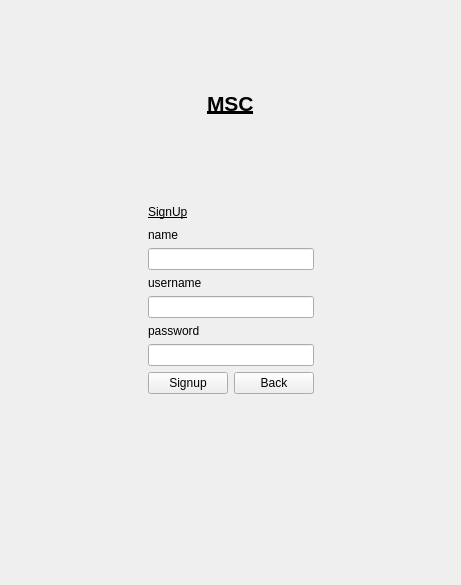
<?xml version="1.0" encoding="UTF-8"?>
<ui version="4.0">
 <class>SignupPage</class>
 <widget class="QWidget" name="SignupPage">
  <property name="geometry">
   <rect>
    <x>0</x>
    <y>0</y>
    <width>461</width>
    <height>585</height>
   </rect>
  </property>
  <property name="windowTitle">
   <string>Form</string>
  </property>
  <layout class="QVBoxLayout" name="verticalLayout_2">
   <item>
    <spacer name="verticalSpacer">
     <property name="orientation">
      <enum>Qt::Orientation::Vertical</enum>
     </property>
     <property name="sizeHint" stdset="0">
      <size>
       <width>20</width>
       <height>61</height>
      </size>
     </property>
    </spacer>
   </item>
   <item>
    <layout class="QHBoxLayout" name="horizontalLayout">
     <item>
      <spacer name="horizontalSpacer">
       <property name="orientation">
        <enum>Qt::Orientation::Horizontal</enum>
       </property>
       <property name="sizeHint" stdset="0">
        <size>
         <width>40</width>
         <height>20</height>
        </size>
       </property>
      </spacer>
     </item>
     <item>
      <widget class="QLabel" name="label">
       <property name="font">
        <font>
         <pointsize>16</pointsize>
         <bold>true</bold>
         <underline>true</underline>
        </font>
       </property>
       <property name="text">
        <string>MSC</string>
       </property>
      </widget>
     </item>
     <item>
      <spacer name="horizontalSpacer_2">
       <property name="orientation">
        <enum>Qt::Orientation::Horizontal</enum>
       </property>
       <property name="sizeHint" stdset="0">
        <size>
         <width>40</width>
         <height>20</height>
        </size>
       </property>
      </spacer>
     </item>
    </layout>
   </item>
   <item>
    <spacer name="verticalSpacer_3">
     <property name="orientation">
      <enum>Qt::Orientation::Vertical</enum>
     </property>
     <property name="sizeHint" stdset="0">
      <size>
       <width>20</width>
       <height>62</height>
      </size>
     </property>
    </spacer>
   </item>
   <item>
    <layout class="QHBoxLayout" name="horizontalLayout_4">
     <item>
      <spacer name="horizontalSpacer_6">
       <property name="orientation">
        <enum>Qt::Orientation::Horizontal</enum>
       </property>
       <property name="sizeHint" stdset="0">
        <size>
         <width>40</width>
         <height>20</height>
        </size>
       </property>
      </spacer>
     </item>
     <item>
      <spacer name="horizontalSpacer_4">
       <property name="orientation">
        <enum>Qt::Orientation::Horizontal</enum>
       </property>
       <property name="sizeHint" stdset="0">
        <size>
         <width>40</width>
         <height>20</height>
        </size>
       </property>
      </spacer>
     </item>
     <item>
      <layout class="QVBoxLayout" name="verticalLayout">
       <item>
        <layout class="QHBoxLayout" name="horizontalLayout_3">
         <item>
          <widget class="QLabel" name="label_4">
           <property name="font">
            <font>
             <underline>true</underline>
            </font>
           </property>
           <property name="text">
            <string>SignUp</string>
           </property>
          </widget>
         </item>
         <item>
          <spacer name="horizontalSpacer_3">
           <property name="orientation">
            <enum>Qt::Orientation::Horizontal</enum>
           </property>
           <property name="sizeHint" stdset="0">
            <size>
             <width>40</width>
             <height>20</height>
            </size>
           </property>
          </spacer>
         </item>
        </layout>
       </item>
       <item>
        <widget class="QLabel" name="label_5">
         <property name="text">
          <string>name</string>
         </property>
        </widget>
       </item>
       <item>
        <widget class="QLineEdit" name="name"/>
       </item>
       <item>
        <widget class="QLabel" name="label_3">
         <property name="text">
          <string>username</string>
         </property>
        </widget>
       </item>
       <item>
        <widget class="QLineEdit" name="username"/>
       </item>
       <item>
        <widget class="QLabel" name="label_6">
         <property name="text">
          <string>password</string>
         </property>
        </widget>
       </item>
       <item>
        <widget class="QLineEdit" name="password"/>
       </item>
       <item>
        <layout class="QHBoxLayout" name="horizontalLayout_2">
         <item>
          <widget class="QPushButton" name="signupBtn">
           <property name="text">
            <string>Signup</string>
           </property>
          </widget>
         </item>
         <item>
          <widget class="QPushButton" name="backBtn">
           <property name="text">
            <string>Back</string>
           </property>
          </widget>
         </item>
        </layout>
       </item>
      </layout>
     </item>
     <item>
      <spacer name="horizontalSpacer_5">
       <property name="orientation">
        <enum>Qt::Orientation::Horizontal</enum>
       </property>
       <property name="sizeHint" stdset="0">
        <size>
         <width>40</width>
         <height>20</height>
        </size>
       </property>
      </spacer>
     </item>
     <item>
      <spacer name="horizontalSpacer_7">
       <property name="orientation">
        <enum>Qt::Orientation::Horizontal</enum>
       </property>
       <property name="sizeHint" stdset="0">
        <size>
         <width>40</width>
         <height>20</height>
        </size>
       </property>
      </spacer>
     </item>
    </layout>
   </item>
   <item>
    <widget class="QLabel" name="label_2">
     <property name="text">
      <string/>
     </property>
    </widget>
   </item>
   <item>
    <spacer name="verticalSpacer_4">
     <property name="orientation">
      <enum>Qt::Orientation::Vertical</enum>
     </property>
     <property name="sizeHint" stdset="0">
      <size>
       <width>20</width>
       <height>61</height>
      </size>
     </property>
    </spacer>
   </item>
   <item>
    <spacer name="verticalSpacer_2">
     <property name="orientation">
      <enum>Qt::Orientation::Vertical</enum>
     </property>
     <property name="sizeHint" stdset="0">
      <size>
       <width>20</width>
       <height>61</height>
      </size>
     </property>
    </spacer>
   </item>
  </layout>
 </widget>
 <resources/>
 <connections/>
</ui>
